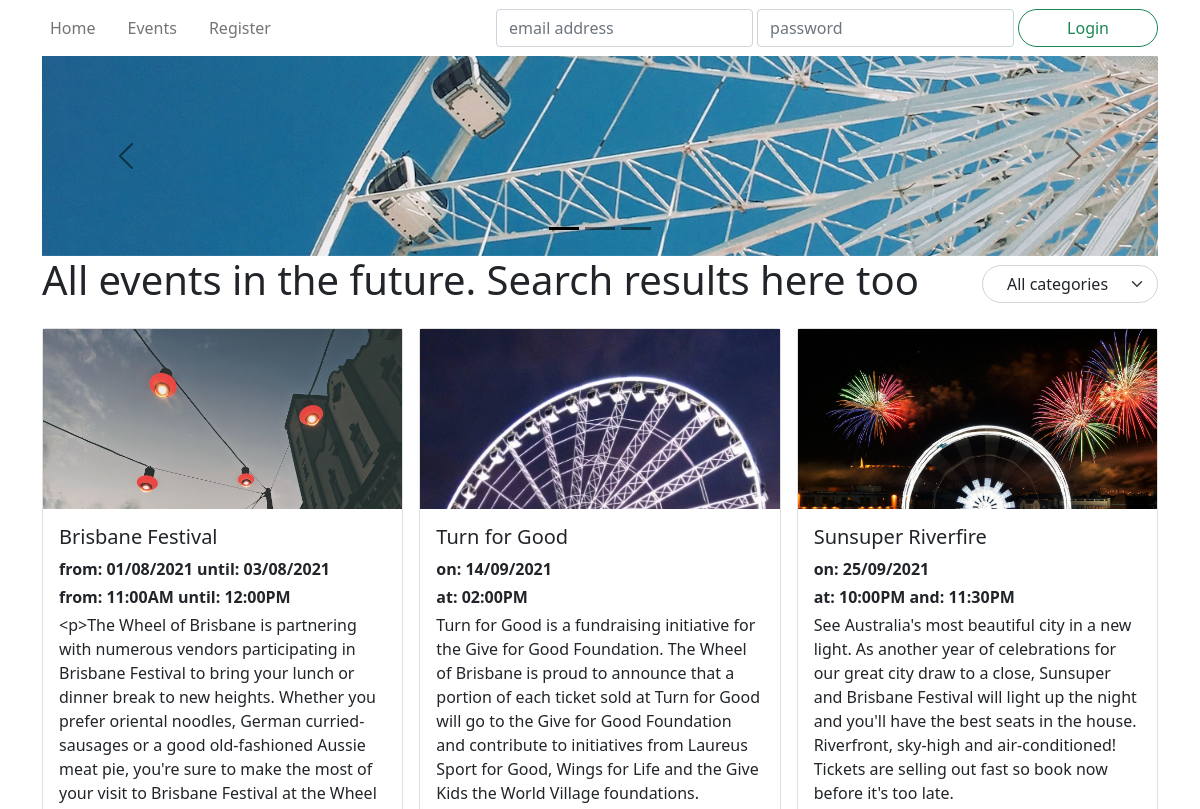
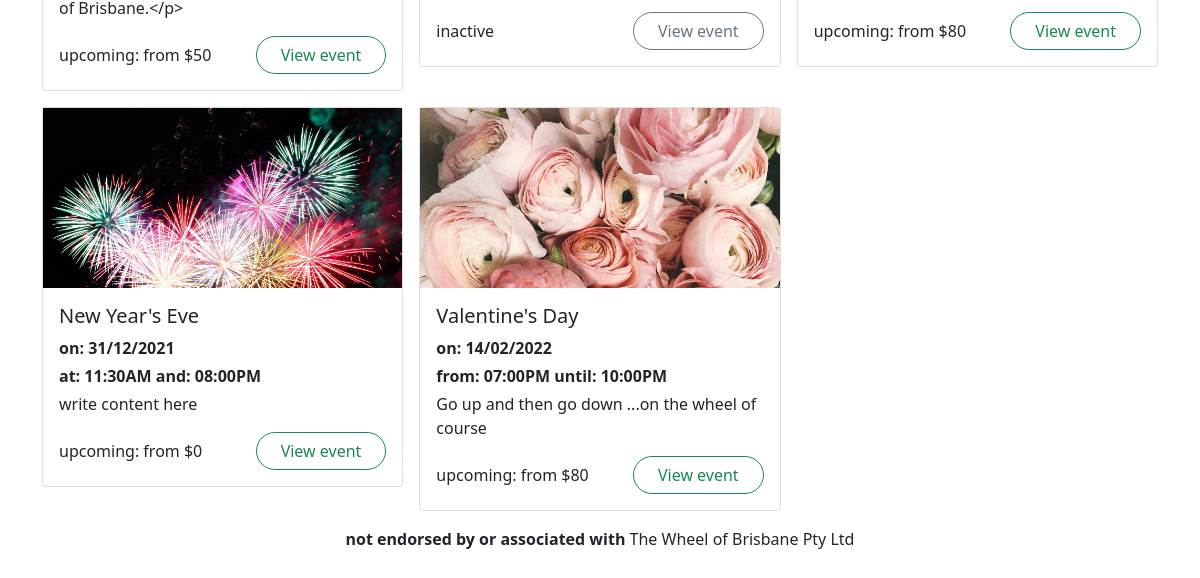
/events/, run on an earlier commit of the app's database (2 pictures, top to bottom).
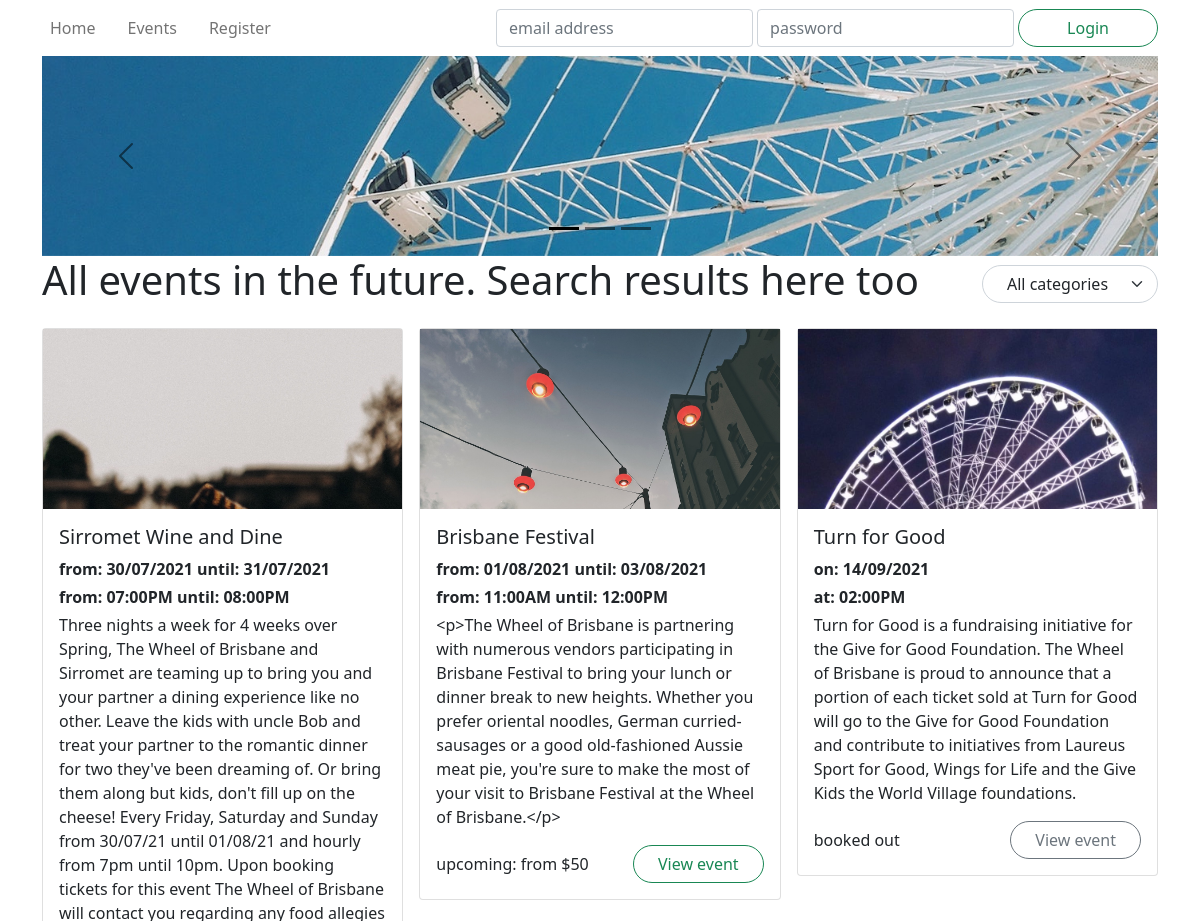
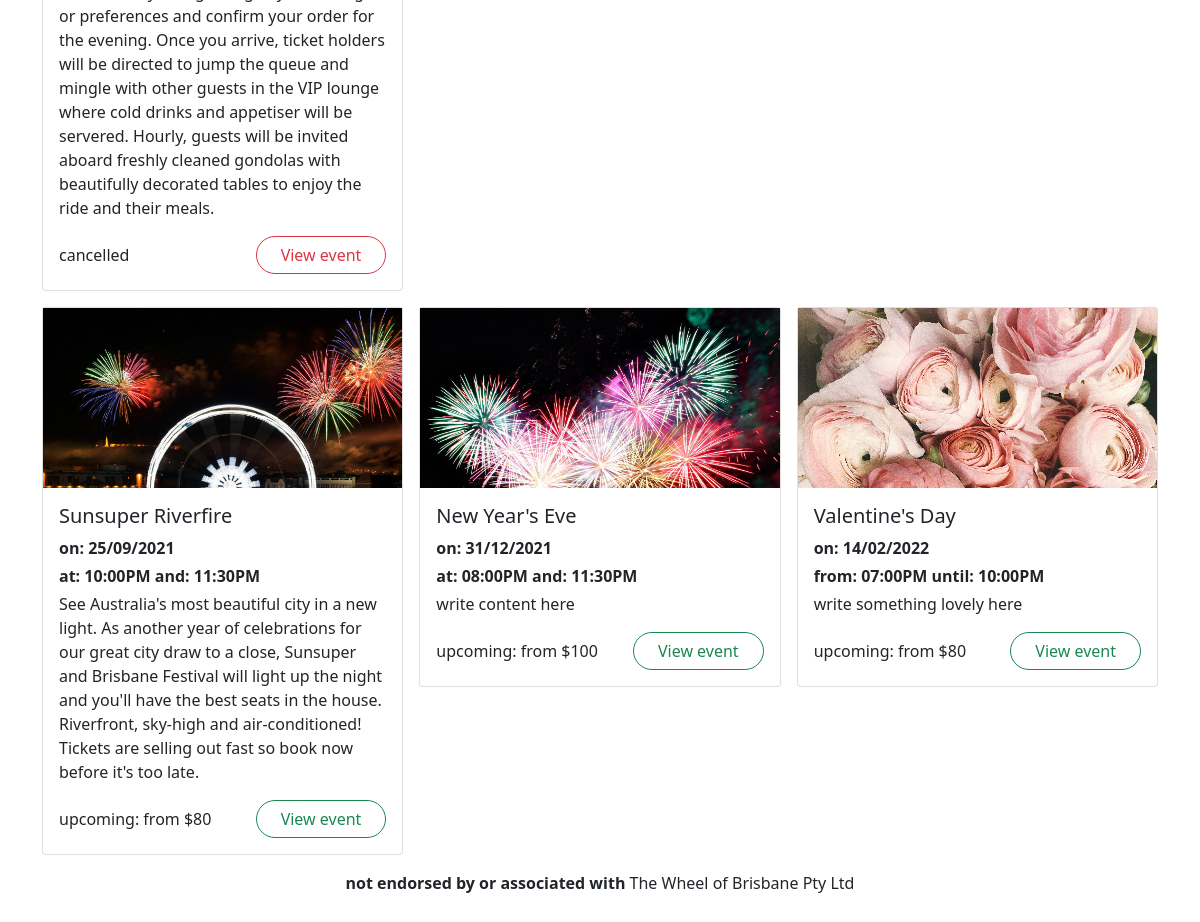
And on a later commit of the database (2 pictures, top to bottom).
### wheel/models.py (models this page shows, shortened)
class Event(db.Model):
    __tablename__ = 'events'
    id = db.Column(db.Integer, primary_key=True)
    name = db.Column(db.String(255), nullable=False)
    description = db.Column(db.Text)
    category = db.Column(db.String(40))
    status = db.Column(db.Enum('upcoming', 'inactive', 'cancelled', 'booked out'), nullable=False)
    image = db.Column(db.String(255))
    reviews = db.relationship('Review', backref='event')
    tickets = db.relationship('Ticket', backref='event')
    def updateStatusInactive(self):
        x_max = datetime(2000,9,9)
        for x in self.tickets:
            if x.datetime > x_max:
                x_max = x.datetime
        if x_max < datetime.now():
            self.status = 'inactive'
            db.session.commit()
            return
        elif self.status == 'inactive':
            self.status = 'upcoming'
            db.session.commit()
            return
        return
    @staticmethod
    def getAll():
        return Event.query.\
            join(Ticket).\
            filter( Ticket.datetime > datetime.now() ).\
            group_by( Event.id ).\
            order_by( Ticket.datetime ).\
            all()
    @staticmethod
    def getAllCategories():
        return [event.category for event in Event.query.group_by('category').all()]
    def getFutureTickets(self):
        return list( filter( lambda ticket: ticket.datetime > datetime.now(), self.tickets ) )
    def getTicketsRange(self):
        tickets = self.getFutureTickets()
        numberOfTickets = len(tickets)
        if numberOfTickets == 0:
            return [numberOfTickets, None, None]
        min_ticket = reduce( lambda x, y: min(x, y, key=lambda ticket: ticket.datetime), tickets )
        max_ticket = reduce( lambda x, y: max(x, y, key=lambda ticket: ticket.datetime), tickets )
        return [numberOfTickets, min_ticket, max_ticket]
    def printTicketsDateRange(self):
        numberOftickets, min_ticket, max_ticket = self.getTicketsRange()
        if numberOftickets == 0:
            return "There are no tickets for this event."
        min = min_ticket.datetime.strftime("%d/%m/%Y")
        max = max_ticket.datetime.strftime("%d/%m/%Y")
        if min == max:
            return f"on: {min}"
        return f"from: {min} until: {max}"
    def printTicketsTimeRange(self):
        numberOftickets, min_ticket, max_ticket = self.getTicketsRange()
        if numberOftickets == 0:
            return "There are no tickets for this event."
        min = min_ticket.datetime.strftime("%I:%M%p")
        max = max_ticket.datetime.strftime("%I:%M%p")
        if numberOftickets == 1:
            return f"at: {min}"
        if numberOftickets == 2:
            return f"at: {min} and: {max}"
        return f"from: {min} until: {max}"
    def getTicketsPriceFrom(self):
        low_ticket = 100000
        for x in self.tickets:
            if x.price < low_ticket:
                low_ticket = x.price
        if low_ticket == 100000:
            return " "
        low = str(low_ticket)
        return "from $" + low
    def getStatusColour(self):
        return {
            'upcoming': 'success',
            'inactive': 'secondary',
            'booked out': 'secondary',
            'cancelled': 'danger'
        }[self.status]

class Ticket(db.Model):
    __tablename__ = 'tickets'
    id = db.Column(db.Integer, primary_key=True)
    datetime = db.Column(db.DateTime, nullable=False)
    price = db.Column(db.Integer, nullable=False)
    remaining = db.Column(db.Integer, nullable=False)
    event_id = db.Column(db.Integer, db.ForeignKey('events.id'))

### wheel/views.py (the view)
@events.route('/')
def viewAll():
    eventsupdate = Event.getAll()
    for event in eventsupdate:
        Event.updateStatusInactive(event)
    events = Event.getAll()
    categories = Event.getAllCategories()
    form = SearchForm() # TODO: create this form
    return render_template('events.html', events=events, categories=categories, form=form)

### wheel/forms.py
class SearchForm(FlaskForm):
    submit = SubmitField("Search")

### wheel/templates/events.html (shortened to what this page needs)
{% extends 'base.html' %}
{% block hero %}
<div id="hero-mini" class="carousel carousel-dark slide" data-bs-ride="carousel">
    <div class="carousel-indicators">
        <button type="button" class="active"
                data-bs-target="#hero" data-bs-slide-to="0"></button>
        <button type="button"
                data-bs-target="#hero" data-bs-slide-to="1"></button>
        <button type="button"
                data-bs-target="#hero" data-bs-slide-to="2"></button>
    </div>
    <div class="carousel-inner">
        <div class="carousel-item active">
            <div style="background-image: url('/static/images/bluesky.jpg');"></div>
        </div>
    </div>
    <button type="button" class="carousel-control-prev"
            data-bs-target="#hero" data-bs-slide="prev">
        <span class="carousel-control-prev-icon"></span>
    </button>
    <button type="button" class="carousel-control-next"
            data-bs-target="#hero" data-bs-slide="next">
        <span class="carousel-control-next-icon"></span>
    </button>
</div>
{% endblock %}
{% block title %}All events in the future. Search results here too{% endblock %}
{% block header_buttons %}
    <div class="col-6 col-md-auto my-auto">
        <select id="catselect" class="form-select rounded-pill ps-4 pe-5" >
            <option value="" selected>All categories</option>
        </select>
    </div>
{% endblock %}
{% block content %}
<section>
    <div class="row row-cols-1 row-cols-md-2 row-cols-xl-3 mb-3 g-3">
        {% for event in events %}
        <div class="col event">
            <article class="card">
                <a href="{{url_for('events.view', id=event.id)}}" class="card-image" style="background-image: url('{{ event.image }}'); background-position: top;"></a>
                <div class="card-body">
                    <h5 class="card-title">{{ event.name }}</h5>
                    <p class="mb-1"><strong>{{ event.printTicketsDateRange() }}</strong></p>
                    <p class="mb-1"><strong>{{ event.printTicketsTimeRange() }}</strong></p>
                    <p class="card-text">{{ event.description }}</p>
                    <div class="row">
                        <span class="col my-auto">{{ event.status }}{{ ": {}".format( event.getTicketsPriceFrom() ) if event.status == "upcoming" }}</span>
                        <span class="col-auto"><a href="{{url_for('events.view', id=event.id)}}" class="btn btn-outline-{{ event.getStatusColour() }} rounded-pill px-4">View event</a></span>
                    </div>
                </div>
            </article>
        </div>
        {% endfor %}
    </div>
</section>
{% endblock %}

### wheel/templates/base.html (shortened to what this page needs)
<!DOCTYPE html>
<html lang="en">
<head>
    <link href="https://cdn.jsdelivr.net/npm/bootstrap@5.0.0-beta3/dist/css/bootstrap.min.css"
            rel="stylesheet">
    <link rel="stylesheet" href="/static/css/unbootstrapify.css">
</head>
<body>
    <div class="container">
        <header>
            <nav class="navbar navbar-expand-lg navbar-light justify-content-between">
                <div class="navbar-nav flex-row gap-3">
                    <a class="nav-link" href="{{ url_for('main.index') }}">Home</a>
                    <a class="nav-link" href="{{ url_for('events.viewAll') }}">Events</a>
                    {% if current_user.is_authenticated %}
                    <a class="nav-link" href="{{ url_for('main.bookings') }}">My Bookings</a>
                    {% else %}
                    <a class="nav-link" href="{{ url_for('auth.register') }}">Register</a>
                    {% endif %}
                </div>
                <div class="collapse navbar-collapse flex-grow-0" id="navbarlogin">
                    {% if not current_user.is_authenticated %}
                    <form method="POST" action="{{ url_for('auth.login') }}" class="navbar-nav flex-row gap-1">
                        <input name="email" type="text" required
                                class="form-control" placeholder="email address">
                        <input name="password" type="password" required
                                class="form-control" placeholder="password">
                        <button class="btn btn-outline-success rounded-pill px-5" type="submit">Login</button>
                    </form>
                    {% else %}
                    <form action="{{ url_for('auth.logout') }}" class="navbar-nav flex-row gap-1">
                        <button class="btn btn-outline-primary rounded-pill px-5" type="submit">Logout</button>
                    </form>
                    {% endif %}
                </div>
            </nav>
            {% block hero %}
            {% endblock %}
        </header>
        <main>
            <header class="row mb-3">
                <div class="col-md"><h1>{% block title %}{% endblock %}</h1></div>
                {% block header_buttons %}{% endblock %}
            </header>
            {% block content %}
            {% endblock %}
        </main>
        <footer class="text-center footer"><strong>not endorsed by or associated with </strong>The Wheel of Brisbane Pty Ltd</footer>
    </div>
</body>
</html>

What changed in the data, as far as the page shows it:
now on this page (row unchanged): Event: image (picture), name "Sirromet Wine and Dine", printTicketsDateRange "from: 30/07/2021 until: 31/07/2021", printTicketsTimeRange "from: 07:00PM until: 08:00PM", description "Three nights a week for 4 weeks over Spring, The Wheel of Brisbane and Sirromet are teaming up to bring you and your partner a dining experience like no other. Leave the kids with uncle Bob and treat your partner to the romantic dinner for two they've been dreaming of. Or bring them along but kids, don't fill up on the cheese! Every Friday, Saturday and Sunday from 30/07/21 until 01/08/21 and hourly from 7pm until 10pm. Upon booking tickets for this event The Wheel of Brisbane will contact you regarding any food allegies or preferences and confirm your order for the evening. Once you arrive, ticket holders will be directed to jump the queue and mingle with other guests in the VIP lounge…", status "cancelled"
changed Event "Turn for Good": status "inactive" → "booked out"
computed for Event "New Year's Eve": printTicketsTimeRange "at: 11:30AM and: 08:00PM" → "at: 08:00PM and: 11:30PM"; status.price ": from $0" → ": from $100"
changed Event "Valentine's Day": description "Go up and then go down ...on the wheel of course" → "write something lovely here"
